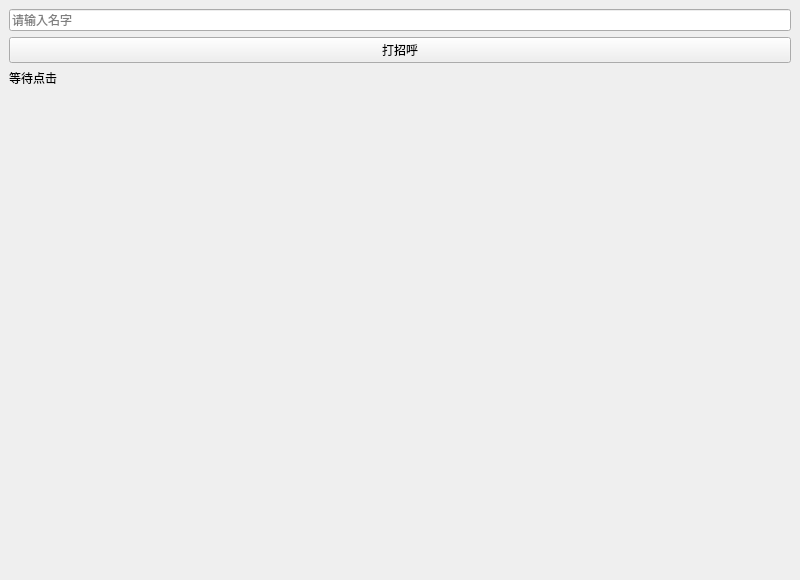
<?xml version="1.0" encoding="UTF-8"?>
<ui version="4.0">
 <class>MainWindow</class>
 <widget class="QMainWindow" name="MainWindow">
  <property name="geometry">
   <rect>
    <x>0</x>
    <y>0</y>
    <width>800</width>
    <height>580</height>
   </rect>
  </property>
  <property name="windowTitle">
   <string>2.2 Designer 与 setupUi</string>
  </property>
  <widget class="QWidget" name="centralwidget">
   <layout class="QVBoxLayout" name="verticalLayout">
    <item>
     <widget class="QLineEdit" name="nameEdit">
      <property name="placeholderText">
       <string>请输入名字</string>
      </property>
     </widget>
    </item>
    <item>
     <widget class="QPushButton" name="runButton">
      <property name="text">
       <string>打招呼</string>
      </property>
     </widget>
    </item>
    <item>
     <widget class="QLabel" name="resultLabel">
      <property name="text">
       <string>等待点击</string>
      </property>
     </widget>
    </item>
    <item>
     <spacer name="verticalSpacer">
      <property name="orientation">
       <enum>Qt::Vertical</enum>
      </property>
      <property name="sizeHint" stdset="0">
       <size>
        <width>20</width>
        <height>40</height>
       </size>
      </property>
     </spacer>
    </item>
   </layout>
  </widget>
 </widget>
 <resources />
 <connections />
</ui>
